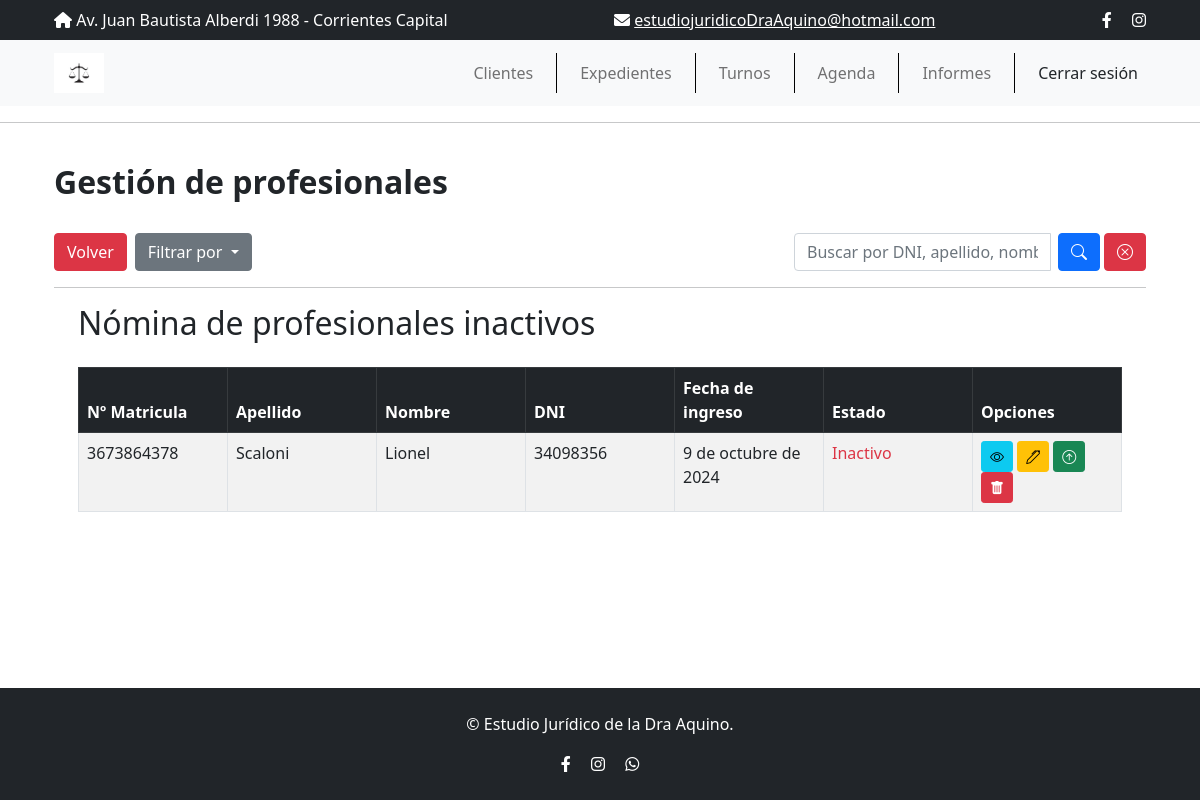
The app's page /profesionales/profesionales-inactivos/ (signed in), older data.
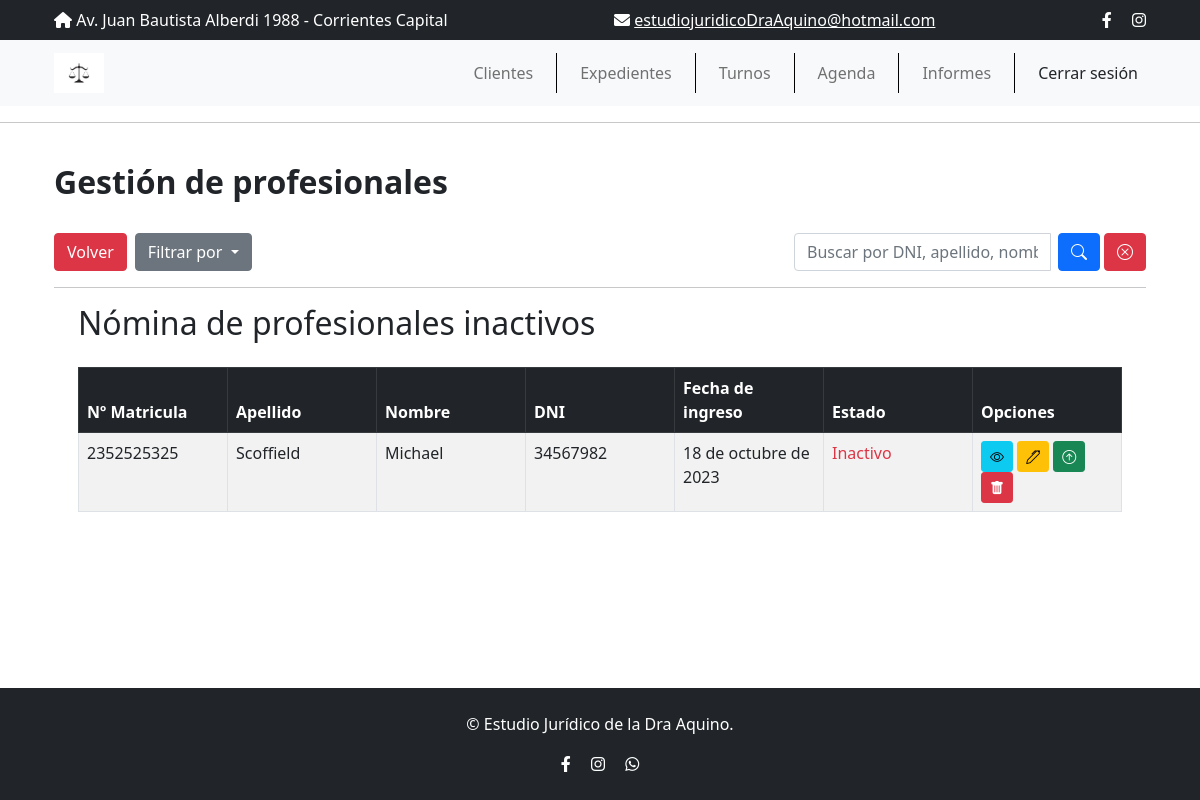
The same page, newer data.
### profesionales/models.py (models this page shows, shortened)
class Profesional(models.Model):
    nombre = models.CharField(max_length=60)
    apellido = models.CharField(max_length=60)
    dni = models.CharField('DNI', max_length=8, primary_key=True, unique=True, validators=[validar_dni])  # PK y de valor único
    idMatriculaProf = models.CharField('Nº de matricula del profesional', max_length=50, unique=True)
    foto = models.ImageField('Foto', upload_to='images/', null=True, blank=True)
    especialidad = models.CharField(max_length=200, choices=ESPECIALIDADES, null=True, blank=True)
    estado = models.BooleanField(default=True)
    fecha_ingreso = models.DateField('Fecha de ingreso')
    fecha_egreso = models.DateField('Fecha de egreso', null=True, blank=True)
    motivo_egreso = models.TextField('Motivo de egreso', max_length=250, null=True, blank=True)
    domicilio = models.CharField(max_length=250, null=True, blank=True)
    cod_postal = models.CharField('Codigo Postal', max_length=4, null=True, blank=True)
    telefono = models.CharField(max_length=10, null=True, validators=[validar_telefono])
    email = models.EmailField(max_length=250, null=True, blank=True)
    class Meta:
        verbose_name_plural = 'Profesionales'

### profesionales/views.py (the view)
# urls.py: path('profesionales-inactivos/', ListProfesionalInactivo.as_view(), name='profesionales-inactivos'),
class ListProfesionalInactivo(LoginRequiredMixin, SoloAdminYAbogadoMixin, ListView):
    model = Profesional
    template_name = 'profesionales/profesionales-inactivos.html'
    context_object_name = 'profesionales'
    paginate_by = 10
    def get_queryset(self):
        queryset = super().get_queryset().filter(estado=False)
        query = self.request.GET.get('q')
        order = self.request.GET.get('order')
        if query:
            queryset = queryset.filter(
                Q(nombre__icontains=query) |
                Q(apellido__icontains=query) |
                Q(dni__icontains=query)
            )
        if order == 'apellido_asc':
            queryset = queryset.order_by('apellido')
        elif order == 'apellido_desc':
            queryset = queryset.order_by('-apellido')
        elif order == 'fecha_ingreso_asc':
            queryset = queryset.order_by('fecha_ingreso')
        elif order == 'fecha_ingreso_desc':
            queryset = queryset.order_by('-fecha_ingreso')
        return queryset
    def get_context_data(self, **kwargs):
        context = super().get_context_data(**kwargs)
        context['q'] = self.request.GET.get('q', '')
        return context

### profesionales/views.py (called while the page is built)
    def test_func(self):
        return self.request.user.is_authenticated and (self.request.user.is_superuser or self.request.user.rol == 'Abogado')

### profesionales/templates/profesionales/profesionales-inactivos.html (shortened to what this page needs)
{% extends "main.html" %}
{% block content %}
<br>
<h2 class="text-start"><strong>Gestión de profesionales </strong></h2>
<br>
<div class="d-flex justify-content-between align-items-center mb-3">
    <div class="d-flex">
        <a href="{% url 'profesionales' %}" class="btn btn-danger me-2">Volver</a>
        <div class="dropdown">
            <button class="btn btn-secondary dropdown-toggle" type="button" id="dropdownMenuButton" data-bs-toggle="dropdown" aria-expanded="false">
                Filtrar por
            </button>
        </div>
    </div>
    <form method="GET" action="{% url 'profesionales-inactivos' %}" class="d-flex">
        <div class="input-group">
            <input type="text" name="q" class="form-control me-2" placeholder="Buscar por DNI, apellido, nombre..." value="{{ q }}">
            <button type="submit" class="btn btn-primary rounded" aria-label="Buscar">
                <i class="bi bi-search"></i>
            </button>
            <a href="{% url 'profesionales-inactivos' %}" class="btn btn-danger ms-1 rounded" aria-label="Limpiar">
                <i class="bi bi-x-circle"></i>
            </a>
        </div>
    </form>
</div>
<hr>
<div class="container">
    <h2 class="mb-4">Nómina de profesionales inactivos</h2>
    <table class="table table-striped table-bordered">
        <thead class="table-dark">
            <tr>
                <th>Nº Matricula</th>
                <th>Apellido</th>
                <th>Nombre</th>
                <th>DNI</th>
                <th>Fecha de ingreso</th>
                <th>Estado</th>
                <th>Opciones</th>
            </tr>
        </thead>
        <tbody>
            {% for profesional in profesionales %}
            <tr>
                <td>{{profesional.idMatriculaProf}}</td>
                <td>{{profesional.apellido}}</td>
                <td>{{profesional.nombre}}</td>
                <td>{{profesional.dni}}</td>
                <td>{{profesional.fecha_ingreso}}</td>
                <td>
                    {% if profesional.estado %}
                        <span class="text-success">Activo</span>
                    {% else %}
                        <span class="text-danger">Inactivo</span>
                    {% endif %}
                </td>
                <td>
                    <a href="{% url 'profesional' profesional.pk %}" class="btn btn-info btn-sm" title="Ver">
                        <i class="bi bi-eye"></i>
                    </a>
                    <a href="{% url 'actualizar-profesional' profesional.pk %}" class="btn btn-warning btn-sm" title="Editar">
                        <i class="bi bi-pen"></i>
                    </a>
                    <form action="{% url 'dar-de-alta-profesional' profesional.pk %}" method="post" style="display:inline;">
                        <button type="submit" class="btn btn-success btn-sm" title="Dar de alta" onclick="return confirm('¿Estás seguro de dar de alta a este profesional?');">
                            <i class="bi bi-arrow-up-circle"></i>
                        </button>
                    </form>
                    <a href="{% url 'eliminar-profesional' profesional.pk %}" class="btn btn-danger btn-sm" title="Eliminar">
                        <i class="bi bi-trash-fill"></i>
                    </a>
                </td>
            </tr>
            {% empty %}
            <tr>
                <td colspan="6" class="text-center">No se encontraron profesionales inactivos.</td>
            </tr>
            {% endfor %}
        </tbody>
    </table>
</div>
{% endblock content %}

Row changes from the older to the newer data that the page shows:
no longer on this page (row edited): Profesional: idMatriculaProf "3673864378", apellido "Scaloni", nombre "Lionel", dni "34098356", fecha_ingreso "9 de octubre de 2024", estado "Inactivo"
added Profesional: idMatriculaProf "2352525325", apellido "Scoffield", nombre "Michael", dni "34567982", fecha_ingreso "18 de octubre de 2023", estado "Inactivo"
